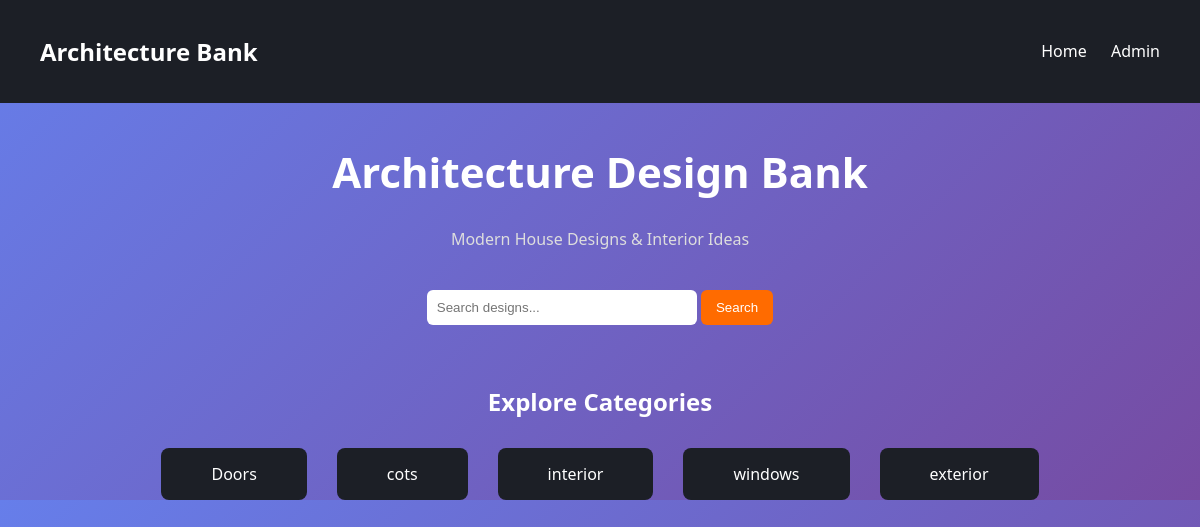
The page / on the database its author committed.
### designs/models.py (models this page shows, shortened)
class Category(models.Model):
    name = models.CharField(max_length=200)

### designs/views.py (the view)
# urls.py: path('', views.home, name="home"),
def home(request):
    query = request.GET.get('q')
    categories = Category.objects.all()
    designs = None
    if query:
        designs = Design.objects.filter(name__icontains=query)
    return render(request, "home.html", {
        "categories": categories,
        "designs": designs
    })

### templates/home.html
{% extends 'base.html' %}
{% load static %}
{% block content %}
<div class="hero">
    <h1 class="title">Architecture Design Bank</h1>
    <p class="subtitle">Modern House Designs & Interior Ideas</p>
    <form method="GET" action="/">
        <input type="text" name="q" placeholder="Search designs..." class="search-box">
        <button type="submit" class="search-btn">Search</button>
    </form>
</div>
<div class="category-section">
    <h2>Explore Categories</h2>
    <div class="category-container">
        {% for category in categories %}
        <a href="/designs/{{category.id}}/" class="category-btn">
            {{category.name}}
        </a>
        {% endfor %}
    </div>
</div>
{% endblock %}

### static/css/style.css (style rules this page uses)
body { margin:0; font-family: 'Segoe UI', sans-serif; background: linear-gradient(135deg,#667eea,#764ba2); color:white; }
.hero { text-align:center; margin-top:40px; animation:fadeIn 2s ease-in; }
.title { font-size:42px; color:white; }
.subtitle { color:#ddd; margin-top:10px; }
.category-section { text-align:center; margin-top:60px; }
.category-container { display:flex; justify-content:center; gap:30px; margin-top:30px; flex-wrap:wrap; }
.category-btn { background:#1c1f26; color:white; padding:15px 50px; border-radius:8px; text-decoration:none; font-size:16px; transition:all 0.3s ease; }
.search-box { padding:10px; width:250px; border-radius:6px; border:none; margin-top:20px; }
.search-btn { padding:10px 15px; border:none; background:#ff6b00; color:white; border-radius:6px; cursor:pointer; }
.hero form { margin-top:20px; }

### rows shown on the page
Category: name "Doors"
Category: name "cots"
Category: name "interior"
Category: name "windows"
Category: name "exterior"
